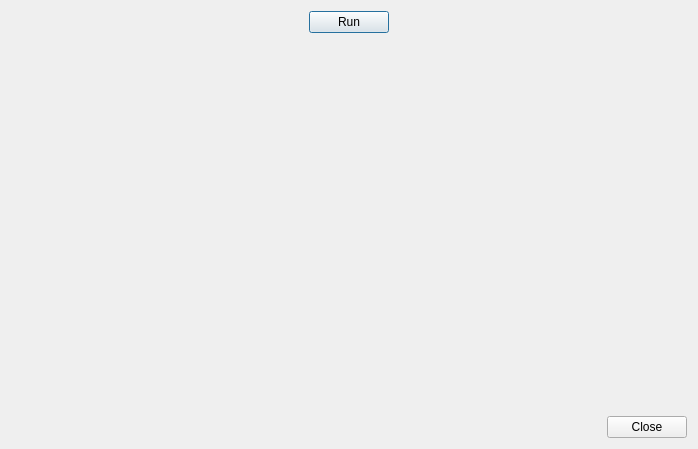
<?xml version="1.0" encoding="UTF-8"?>
<ui version="4.0">
 <class>TaskToolRunDialog</class>
 <widget class="QDialog" name="TaskToolRunDialog">
  <property name="geometry">
   <rect>
    <x>0</x>
    <y>0</y>
    <width>698</width>
    <height>449</height>
   </rect>
  </property>
  <property name="windowTitle">
   <string>Task Manager Run</string>
  </property>
  <layout class="QVBoxLayout" name="verticalLayout">
   <item>
    <layout class="QHBoxLayout" name="horizontalLayout_3">
     <item>
      <spacer name="horizontalSpacer_2">
       <property name="orientation">
        <enum>Qt::Horizontal</enum>
       </property>
       <property name="sizeHint" stdset="0">
        <size>
         <width>40</width>
         <height>20</height>
        </size>
       </property>
      </spacer>
     </item>
     <item>
      <widget class="QPushButton" name="runButton">
       <property name="text">
        <string>Run</string>
       </property>
      </widget>
     </item>
     <item>
      <spacer name="horizontalSpacer_3">
       <property name="orientation">
        <enum>Qt::Horizontal</enum>
       </property>
       <property name="sizeHint" stdset="0">
        <size>
         <width>40</width>
         <height>20</height>
        </size>
       </property>
      </spacer>
     </item>
    </layout>
   </item>
   <item>
    <spacer name="verticalSpacer">
     <property name="orientation">
      <enum>Qt::Vertical</enum>
     </property>
     <property name="sizeType">
      <enum>QSizePolicy::Fixed</enum>
     </property>
     <property name="sizeHint" stdset="0">
      <size>
       <width>20</width>
       <height>20</height>
      </size>
     </property>
    </spacer>
   </item>
   <item>
    <widget class="QStackedWidget" name="taskWidget">
     <property name="currentIndex">
      <number>0</number>
     </property>
     <widget class="QWidget" name="emptyPage"/>
     <widget class="QWidget" name="waitPage">
      <layout class="QVBoxLayout" name="verticalLayout_4">
       <item>
        <spacer name="verticalSpacer_2">
         <property name="orientation">
          <enum>Qt::Vertical</enum>
         </property>
         <property name="sizeHint" stdset="0">
          <size>
           <width>20</width>
           <height>181</height>
          </size>
         </property>
        </spacer>
       </item>
       <item>
        <layout class="QHBoxLayout" name="horizontalLayout_4">
         <item>
          <spacer name="horizontalSpacer_4">
           <property name="orientation">
            <enum>Qt::Horizontal</enum>
           </property>
           <property name="sizeHint" stdset="0">
            <size>
             <width>40</width>
             <height>20</height>
            </size>
           </property>
          </spacer>
         </item>
         <item>
          <widget class="QLabel" name="label">
           <property name="text">
            <string>&lt;html&gt;&lt;head/&gt;&lt;body&gt;&lt;p&gt;Running Task list.&lt;br/&gt;Please wait.&lt;/p&gt;&lt;/body&gt;&lt;/html&gt;</string>
           </property>
          </widget>
         </item>
         <item>
          <spacer name="horizontalSpacer_5">
           <property name="orientation">
            <enum>Qt::Horizontal</enum>
           </property>
           <property name="sizeHint" stdset="0">
            <size>
             <width>40</width>
             <height>20</height>
            </size>
           </property>
          </spacer>
         </item>
        </layout>
       </item>
       <item>
        <spacer name="verticalSpacer_3">
         <property name="orientation">
          <enum>Qt::Vertical</enum>
         </property>
         <property name="sizeHint" stdset="0">
          <size>
           <width>20</width>
           <height>181</height>
          </size>
         </property>
        </spacer>
       </item>
      </layout>
     </widget>
     <widget class="QWidget" name="reportPage">
      <layout class="QVBoxLayout" name="verticalLayout_3">
       <item>
        <widget class="QTextBrowser" name="textBrowser"/>
       </item>
       <item>
        <widget class="QGroupBox" name="filesBox">
         <property name="title">
          <string>Report Files</string>
         </property>
         <layout class="QVBoxLayout" name="verticalLayout_2"/>
        </widget>
       </item>
      </layout>
     </widget>
     <widget class="QWidget" name="outputPage">
      <layout class="QHBoxLayout" name="horizontalLayout">
       <item>
        <widget class="QPlainTextEdit" name="outputTextEdit"/>
       </item>
      </layout>
     </widget>
    </widget>
   </item>
   <item>
    <layout class="QHBoxLayout" name="horizontalLayout_2">
     <item>
      <spacer name="horizontalSpacer">
       <property name="orientation">
        <enum>Qt::Horizontal</enum>
       </property>
       <property name="sizeHint" stdset="0">
        <size>
         <width>40</width>
         <height>20</height>
        </size>
       </property>
      </spacer>
     </item>
     <item>
      <widget class="QPushButton" name="closeButton">
       <property name="text">
        <string>Close</string>
       </property>
      </widget>
     </item>
    </layout>
   </item>
  </layout>
 </widget>
 <resources/>
 <connections>
  <connection>
   <sender>closeButton</sender>
   <signal>clicked()</signal>
   <receiver>TaskToolRunDialog</receiver>
   <slot>accept()</slot>
   <hints>
    <hint type="sourcelabel">
     <x>348</x>
     <y>409</y>
    </hint>
    <hint type="destinationlabel">
     <x>224</x>
     <y>386</y>
    </hint>
   </hints>
  </connection>
 </connections>
</ui>
